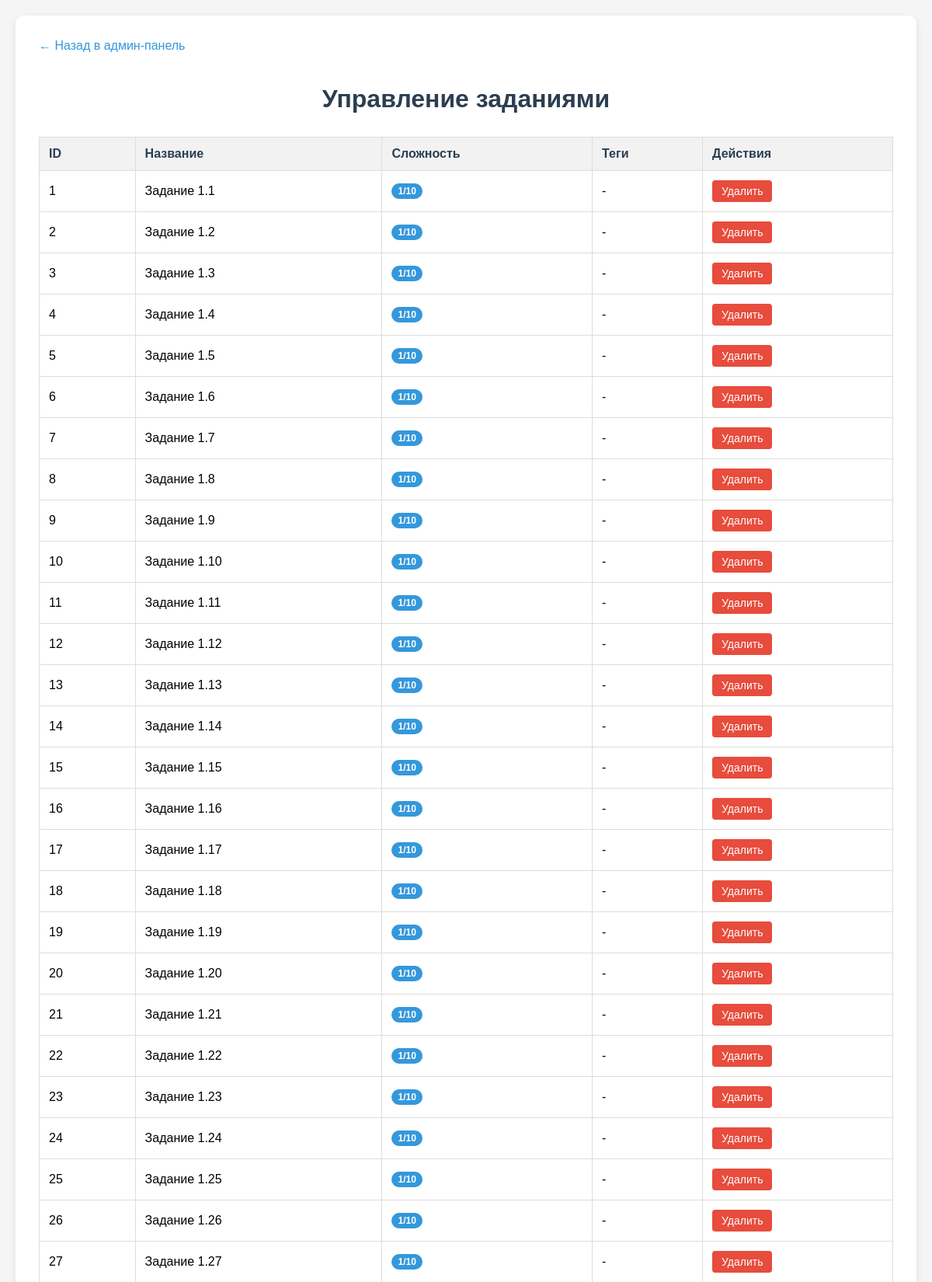
The app's page /admin/tasks (signed in, upper part) with its own data.
### tables this page shows
CREATE TABLE tasks6 (id INTEGER PRIMARY KEY, title TEXT NOT NULL, description TEXT NOT NULL, anwser TEXT, difficulty INTEGER, tags TEXT, source TEXT, task_type TEXT DEFAULT 'text_answer', is_visible_to_students BIT DEFAULT 1);

### app.py (the view)
@app.route('/admin/tasks')
def admin_tasks():
    if not is_admin():
        flash('Доступ запрещен', 'error')
        return redirect(url_for('home'))
    conn = sqlite3.connect(DB_PATH)
    cursor = conn.cursor()
    cursor.execute("SELECT id, title, difficulty, tags FROM tasks6")
    tasks = [{'id': row[0], 'title': row[1], 'difficulty': row[2], 'tags': row[3]} for row in cursor.fetchall()]
    conn.close()
    return render_template('admin_tasks.html', tasks=tasks, get_difficulty_color=get_difficulty_color, user=session.get('user_info'))

### app.py (called while the page is built)
def get_difficulty_color(difficulty):
    colors = ['#3498db', '#2ecc71', '#1abc9c', '#f1c40f', '#f39c12', '#e67e22', '#d35400', '#e74c3c', '#c0392b', '#2c3e50']
    return colors[max(0, min(int(difficulty) - 1, len(colors) - 1))]

def is_admin():
    return 'user_info' in session and session['user_info'].get('username') == 'admin'

### templates/admin_tasks.html (shortened to what this page needs)
<!DOCTYPE html>
<html lang="ru">
<head>
</head>
<body>
    <div class="container">
        <a href="{{ url_for('admin_panel') }}" class="back-link">← Назад в админ-панель</a>
        <h1>Управление заданиями</h1>
        <table>
            <thead>
                <tr>
                    <th>ID</th>
                    <th>Название</th>
                    <th>Сложность</th>
                    <th>Теги</th>
                    <th>Действия</th>
                </tr>
            </thead>
            <tbody>
                {% for task in tasks %}
                <tr>
                    <td>{{ task.id }}</td>
                    <td>{{ task.title[:50] }}{% if task.title|length > 50 %}...{% endif %}</td>
                    <td>
                        <span class="difficulty-badge" style="background-color: {{ get_difficulty_color(task.difficulty) }}">
                            {{ task.difficulty }}/10
                        </span>
                    </td>
                    <td>{{ task.tags or '-' }}</td>
                    <td>
                        <form method="POST" action="{{ url_for('admin_delete_task', task_id=task.id) }}" style="display: inline;">
                            <button type="submit" class="btn btn-danger" onclick="return confirm('Вы уверены, что хотите удалить это задание?')">
                                Удалить
                            </button>
                        </form>
                    </td>
                </tr>
                {% endfor %}
            </tbody>
        </table>
    </div>
</body>
</html>

### templates/admin_tasks.html (style rules this page uses)
body { font-family: Arial, sans-serif; background-color: #f5f5f5; margin: 0; padding: 20px; }
.container { max-width: 1200px; margin: 0 auto; background: white; padding: 30px; border-radius: 10px; box-shadow: 0 4px 10px rgba(0,0,0,0.1); }
h1 { color: #2c3e50; text-align: center; margin-bottom: 30px; }
.back-link { display: inline-block; margin-bottom: 20px; color: #3498db; text-decoration: none; }
table { width: 100%; border-collapse: collapse; margin-top: 20px; }
th, td { border: 1px solid #ddd; padding: 12px; text-align: left; }
th { background-color: #f2f2f2; font-weight: bold; color: #2c3e50; }
.btn { padding: 6px 12px; border-radius: 4px; text-decoration: none; color: white; font-size: 14px; border: none; cursor: pointer; }
.btn-danger { background-color: #e74c3c; }
.difficulty-badge { display: inline-block; padding: 3px 8px; border-radius: 12px; font-size: 12px; color: white; font-weight: bold; }

### records on screen
tasks6: id "1", title "Задание 1.1", difficulty "1", tags "-"
tasks6: id "2", title "Задание 1.2", difficulty "1", tags "-"
tasks6: id "3", title "Задание 1.3", difficulty "1", tags "-"
tasks6: id "4", title "Задание 1.4", difficulty "1", tags "-"
tasks6: id "5", title "Задание 1.5", difficulty "1", tags "-"
tasks6: id "6", title "Задание 1.6", difficulty "1", tags "-"
tasks6: id "7", title "Задание 1.7", difficulty "1", tags "-"
tasks6: id "8", title "Задание 1.8", difficulty "1", tags "-"
tasks6: id "9", title "Задание 1.9", difficulty "1", tags "-"
tasks6: id "10", title "Задание 1.10", difficulty "1", tags "-"
tasks6: id "11", title "Задание 1.11", difficulty "1", tags "-"
tasks6: id "12", title "Задание 1.12", difficulty "1", tags "-"
tasks6: id "13", title "Задание 1.13", difficulty "1", tags "-"
tasks6: id "14", title "Задание 1.14", difficulty "1", tags "-"
tasks6: id "15", title "Задание 1.15", difficulty "1", tags "-"
tasks6: id "16", title "Задание 1.16", difficulty "1", tags "-"
tasks6: id "17", title "Задание 1.17", difficulty "1", tags "-"
tasks6: id "18", title "Задание 1.18", difficulty "1", tags "-"
tasks6: id "19", title "Задание 1.19", difficulty "1", tags "-"
tasks6: id "20", title "Задание 1.20", difficulty "1", tags "-"
tasks6: id "21", title "Задание 1.21", difficulty "1", tags "-"
tasks6: id "22", title "Задание 1.22", difficulty "1", tags "-"
tasks6: id "23", title "Задание 1.23", difficulty "1", tags "-"
tasks6: id "24", title "Задание 1.24", difficulty "1", tags "-"
tasks6: id "25", title "Задание 1.25", difficulty "1", tags "-"
tasks6: id "26", title "Задание 1.26", difficulty "1", tags "-"
tasks6: id "27", title "Задание 1.27", difficulty "1", tags "-"
